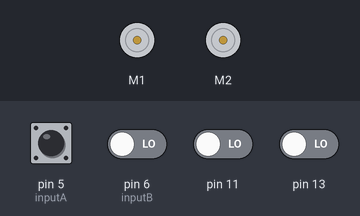
A sketch run on a simulated Arduino Uno, built with avr-gcc and run on an emulated ATmega328P. On the bench: 2 × DC motor (green arrow = forward, orange = backward, longer = faster). Inputs (shaded band) come from the test bench; at power-on: pin 5 (inputA) HIGH, pin 6 (inputB), pin 11, pin 13 LOW.

Above: at 0.1 s.
At 9.8 s:
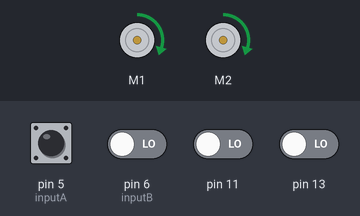
At 19.8 s:
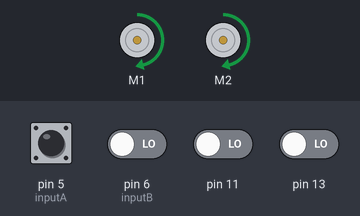
At 39.61 s:
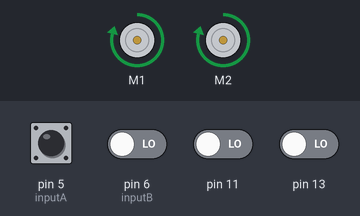
Timing chart, 0 to 40.0 s (numbered marks = the images above):
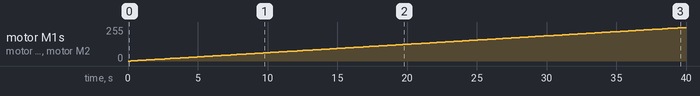

Measured:
- by itself, motor M1, motor M2: moves from stopped to forward 251/255 over 39.6 s

The sketch:

shaftEncoder1.ino
```cpp
// shaftEncoder1 - characterize motor driver & ShaftEncoder
//               - max = approx. 880 transitions in 1 second, less than 1/2 revolution

#include <math.h>
#include "ShaftEncoder.h"
#include "DualMC33926MotorShield.h"

ShaftEncoder shaft1;
ShaftEncoder shaft2;

DualMC33926MotorShield motorController;

#define NumbTests       10  // check set of all data points this many times
#define NumbDataPoints 400

int transitions1 [NumbDataPoints];
int transitions2 [NumbDataPoints];

int testCounter = 0;
int dataPointCounter = 0;

unsigned long lastMillis;
int speed = 0;

//***************************************************************************

void setup()
{
    Serial.begin (115200);

    for (int i=0; i<NumbDataPoints; i++)
    {
        transitions1 [i] = 0;
        transitions2 [i] = 0;
    }

    testCounter = 0;
    dataPointCounter = 0;

    shaft1.Open (1);
    shaft2.Open (2);

    motorController.init ();
    motorController.setM1Speed (0);
    motorController.setM2Speed (0);

    lastMillis = millis ();
}

//***************************************************************************

bool done = false;

void loop()
{
    if (done)
        return;

    unsigned long now = millis ();

    shaft1.TestForTransition ();
    shaft2.TestForTransition ();

    if (now > lastMillis + 100) //1000)
    {
        lastMillis = now;

        transitions1 [dataPointCounter]   += fabs (shaft1.GetNumberOfTransitions (true));
        transitions2 [dataPointCounter++] += fabs (shaft2.GetNumberOfTransitions (true));

        if (dataPointCounter == NumbDataPoints)
        {
            dataPointCounter = 0;
            speed = 0;

            if (++testCounter == NumbTests)
                done = true;
        }

        if (!done)
        {
            speed++;
            motorController.setM1Speed (speed);
            motorController.setM2Speed (speed);
        }
        else
        {
            motorController.setM1Speed (0);
            motorController.setM2Speed (0);

            for (int i=0; i<NumbDataPoints; i++)
            {
                Serial.print (i+1);
                Serial.print (" "); Serial.print (transitions1 [i] / NumbTests);
                Serial.print (" "); Serial.print (transitions2 [i] / NumbTests);

                if (i < NumbDataPoints - 1) Serial.println ("; ...");
            }
        }
    }
}
```

ShaftEncoder.cpp
```cpp
//
// ShaftEncoder.cpp - this version counts all transistions (i.e. both inputs) and checks
//                    for direction change every time
//

#include "Arduino.h"

#include "ShaftEncoder.h"

const char ShaftEncoder::states [] = {0, 1, 3, 2};
const int  ShaftEncoder::N = sizeof (ShaftEncoder::states) / sizeof (ShaftEncoder::states [0]);

//***********************************************************************************

ShaftEncoder::ShaftEncoder ()
{
}

//***********************************************************************************

bool ShaftEncoder::Open (int select)
{
    if (select != 1 && select != 2)
    {
        Serial.println ("Invalid ShaftEncoder select");
        return false;
    }

    if (select == 1)
    {
        inputA = encoder1InputA;
        inputB = encoder1InputB;
    }
    else if (select == 2)
    {
        inputA = encoder2InputA;
        inputB = encoder2InputB;
    }

    pinMode (inputA, INPUT);
    pinMode (inputB, INPUT);
    numberTransitions = 0;
    numberMissed = 0;

    int a = digitalRead (inputA);
    int b = digitalRead (inputB);

    wasA = a;
    wasB = b;
    int initialState = ((a << 1) | b) & (N-1);

    for (wasIndex=0; wasIndex<N; wasIndex++)
        if (states [wasIndex] == initialState)
            break;
}

//***********************************************************************************

void ShaftEncoder::GetNumberOfTransitions (int& numbTrans, int& numbMissed, bool clearAfterRead)
{
    numbTrans  = numberTransitions;
    numbMissed = numberMissed;

    if (clearAfterRead)
    {
        numberTransitions = 0;
        numberMissed = 0;
    }
}

int ShaftEncoder::GetNumberOfTransitions (bool clearAfterRead)
{
    int count = numberTransitions;

    if (clearAfterRead)
    {
        numberTransitions = 0;
        numberMissed = 0;
    }

    return count;
}

//***********************************************************************************

void ShaftEncoder::TestForTransition ()
{
    int a = digitalRead (inputA);
    int b = digitalRead (inputB);

    if (a != wasA || b != wasB)
    {
        int isState = ((a << 1) | b) & (N-1);
        wasA = a;
        wasB = b;

        int isIndex;

        for (isIndex=0; isIndex<N; isIndex++)
            if (states [isIndex] == isState)
                break;

      // expect isIndex to be one of these. if not, we missed a transistion
        int i1 = (wasIndex + 1) & (N - 1);
        int i2 = (wasIndex - 1) & (N - 1);

      // for next iteration
        wasIndex = isIndex;

        if (isIndex == i1)
            numberTransitions++;
        else if (isIndex == i2)
            numberTransitions--;
        else
        {
            numberMissed++;
        }
    }
}
```

ShaftEncoder.h
```cpp
//
// ShaftEncoder.h
//

#ifndef SHAFTENCODER_H
#define SHAFTENCODER_H

class ShaftEncoder
{
public:
    ShaftEncoder ();
    bool Open (int select); // select == 1 or 2

    void GetNumberOfTransitions (int& numbTrans, int& numbMissed, bool clearAfterRead = true);
    int  GetNumberOfTransitions (bool clearAfterRead = true);

    void TestForTransition ();

private:
  //
  // static variables
  //

  // pin numbers
    static const int encoder1InputA = 5;
    static const int encoder1InputB = 6;
    static const int encoder2InputA = 11;
    static const int encoder2InputB = 13;

    static const char states []; // the 4 states of inputs A & B
    static const int  N; // number of states

  //
  // instance variables
  //
    int inputA; // pin numbers
    int inputB;

    int numberTransitions = 0; // pos or neg depending on direction of rotation
    int numberMissed = 0;

    int wasA = -1;
    int wasB = -1;

  // index of state at last read
    int wasIndex; // 0 .. N-1
};

#endif
```
